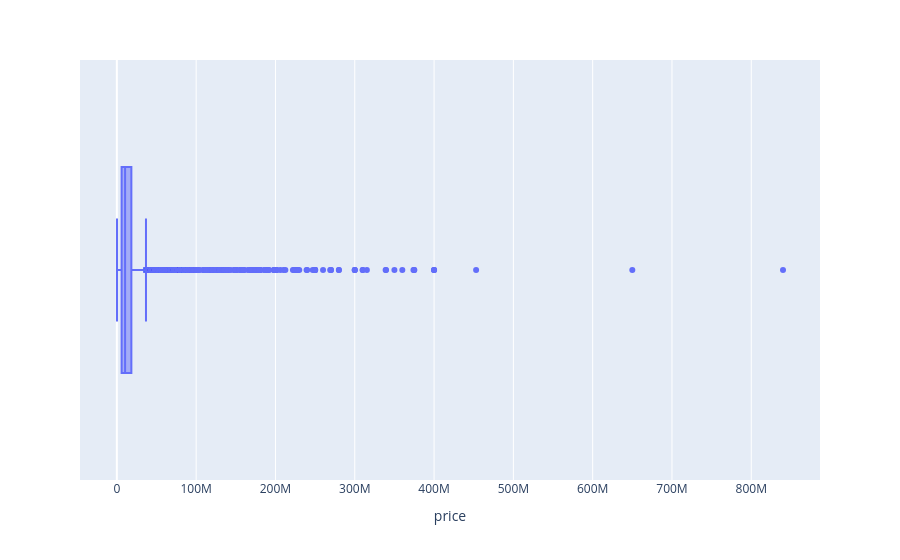

Notebook code for this chart:
### Markdown cell above
#### 2. Box plot

### Code cell
fig = px.box(data,x = 'price')
fig.show()

### Figure 1 — Plotly figure (JSON) as saved in the notebook; plotly's stock layout.template omitted (floating-point values rounded to 4 significant figures; data arrays with more than 128 entries replaced by an {"elided": "..."} marker saying what was removed)
{"data": [{"alignmentgroup": "True", "hovertemplate": "price=%{x}<extra></extra>", "legendgroup": "", "marker": {"color": "#636efa"}, "name": "", "notched": false, "offsetgroup": "", "orientation": "h", "showlegend": false, "type": "box", "x": {"elided": "19268 float values"}, "x0": " ", "xaxis": "x", "y0": " ", "yaxis": "y"}], "layout": {"boxmode": "group", "legend": {"tracegroupgap": 0}, "margin": {"t": 60}, "xaxis": {"anchor": "y", "domain": [0, 1], "title": {"text": "price"}}, "yaxis": {"anchor": "x", "domain": [0, 1]}}}
